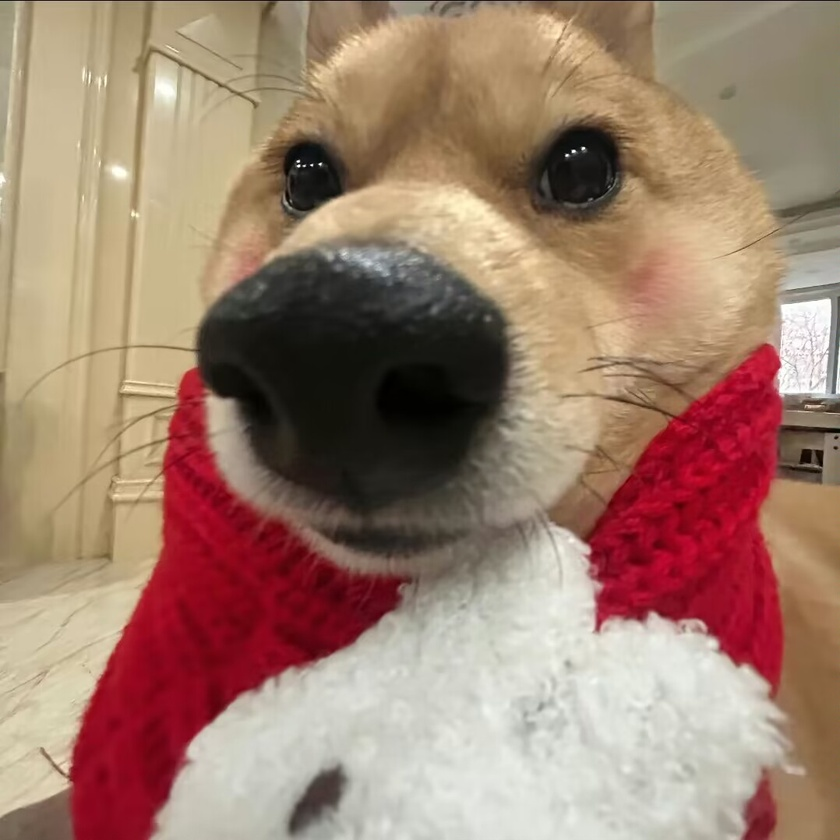
%> input picture 你来我往之svd/水印/watermark.jpg, 840 x 840 px, shrunk from 1078 x 1078 before the run
$ octave svd_watermark.m   (GNU Octave 9; MATLAB toolbox functions it lacks are replaced by stand-ins)
%> lines starting %> are read from the running program, lines starting %| are printed output that depends on the picture
watermark = imread("watermark.jpg");
%> watermark is the input picture: size 840x840x3 uint8; mean R, G, B 159.2, 127.9, 110.5
photo = imread("test.jpg");
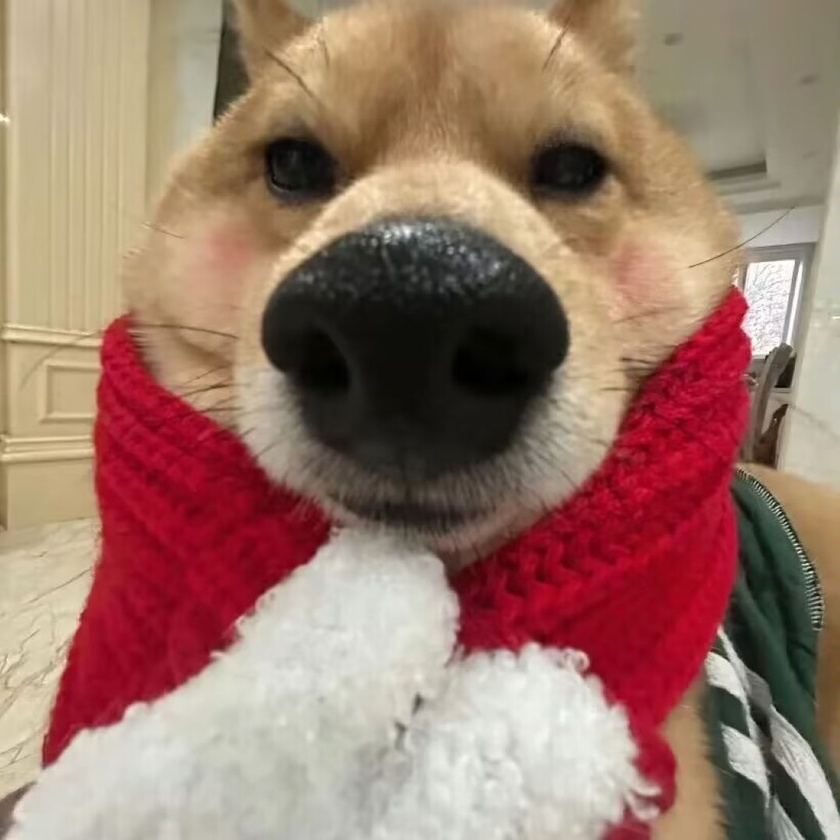
%> input picture 你来我往之svd/水印/test.jpg, 840 x 840 px, shrunk from 1078 x 1078 before the run
%> photo is the input picture: size 840x840x3 uint8; mean R, G, B 155.6, 120.5, 106.4
photo = double(photo);
%> photo: size 840x840x3 double
watermark = double(watermark);
%> watermark: size 840x840x3 double


a = 0.1; %水印强度

%对原图和水印都进行三通道的分离
[wr,wg,wb] = imsplit(watermark);
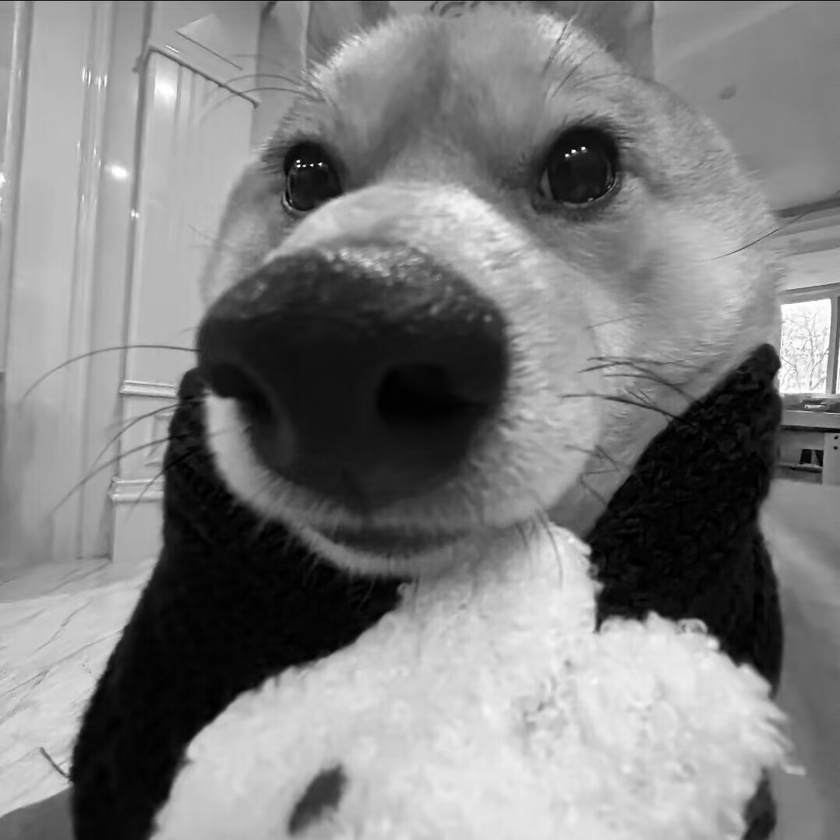
%> wg: size 840x840 double; min 0, max 255, mean 127.9
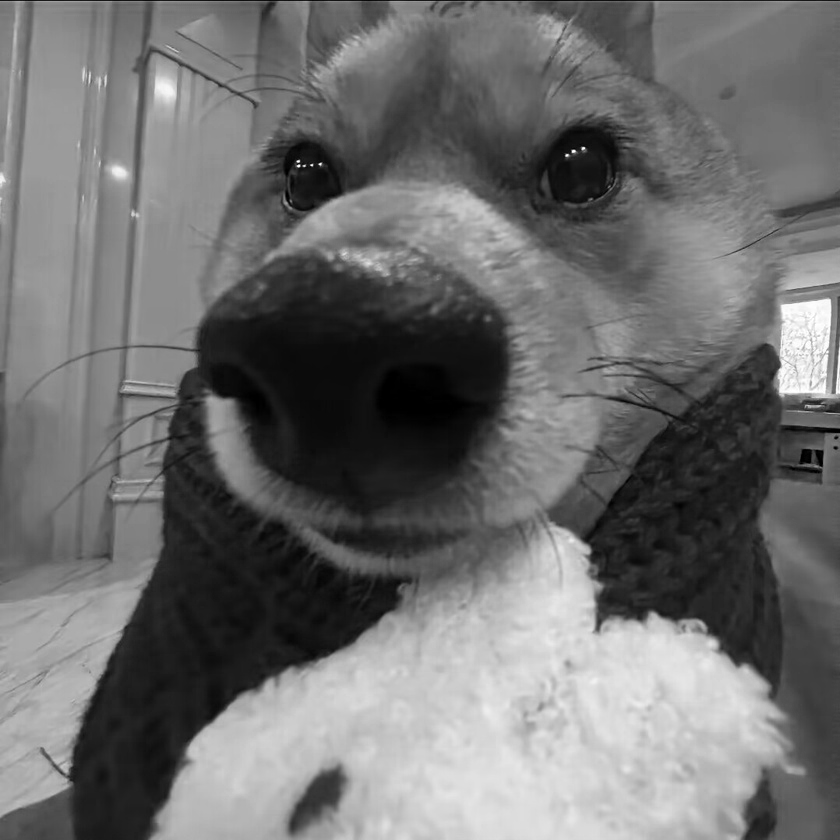
%> wb: size 840x840 double; min 0, max 255, mean 110.5
[r,g,b] = imsplit(photo);
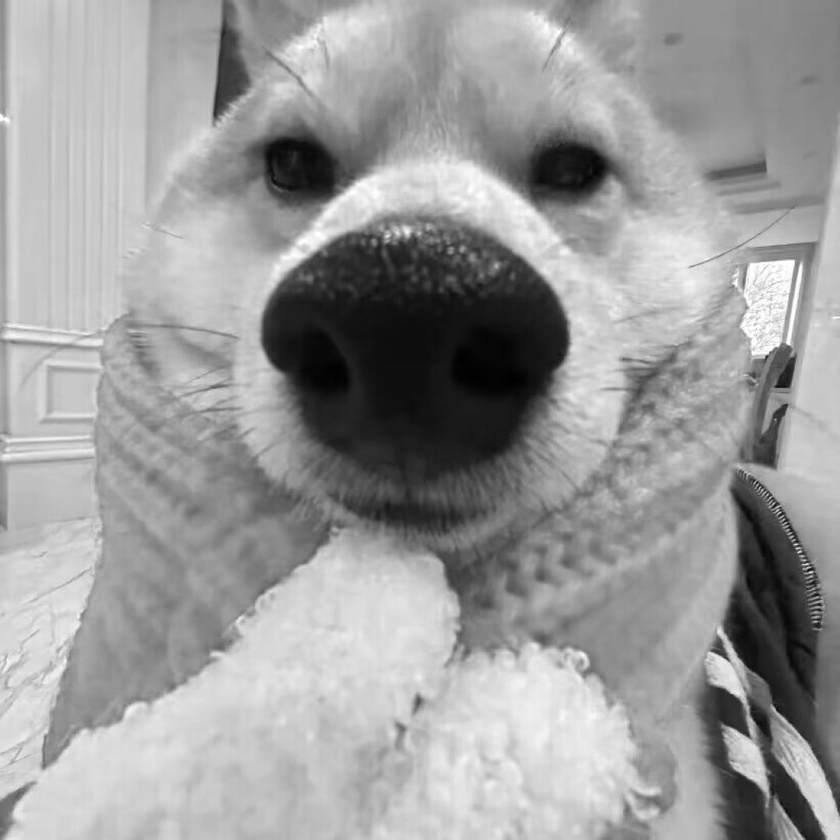
%> r: size 840x840 double; min 0, max 255, mean 155.6
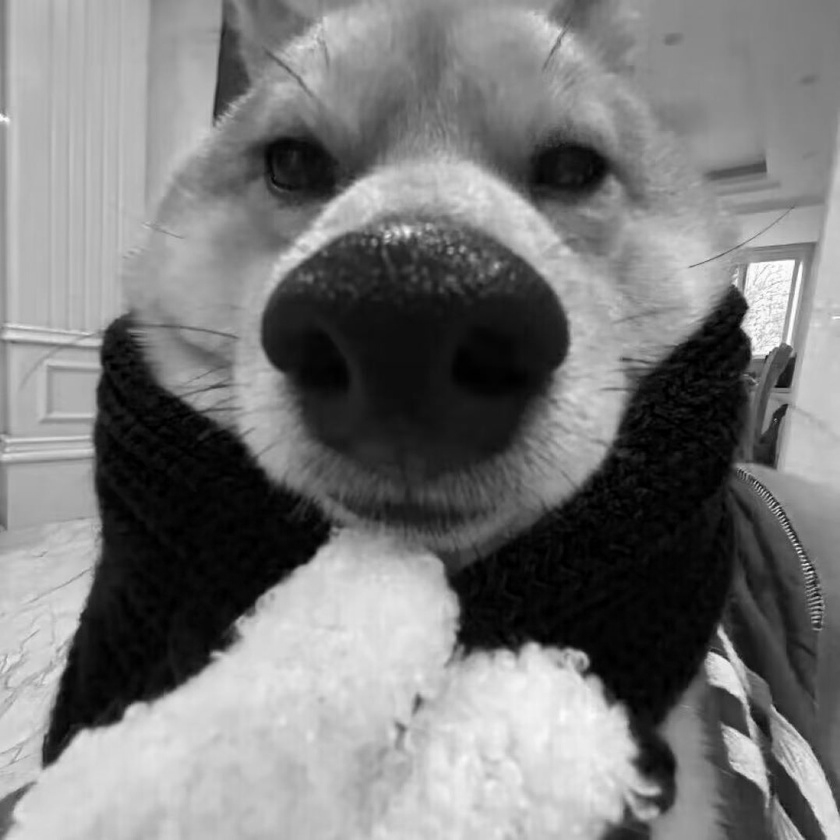
%> g: size 840x840 double; min 0, max 255, mean 120.5
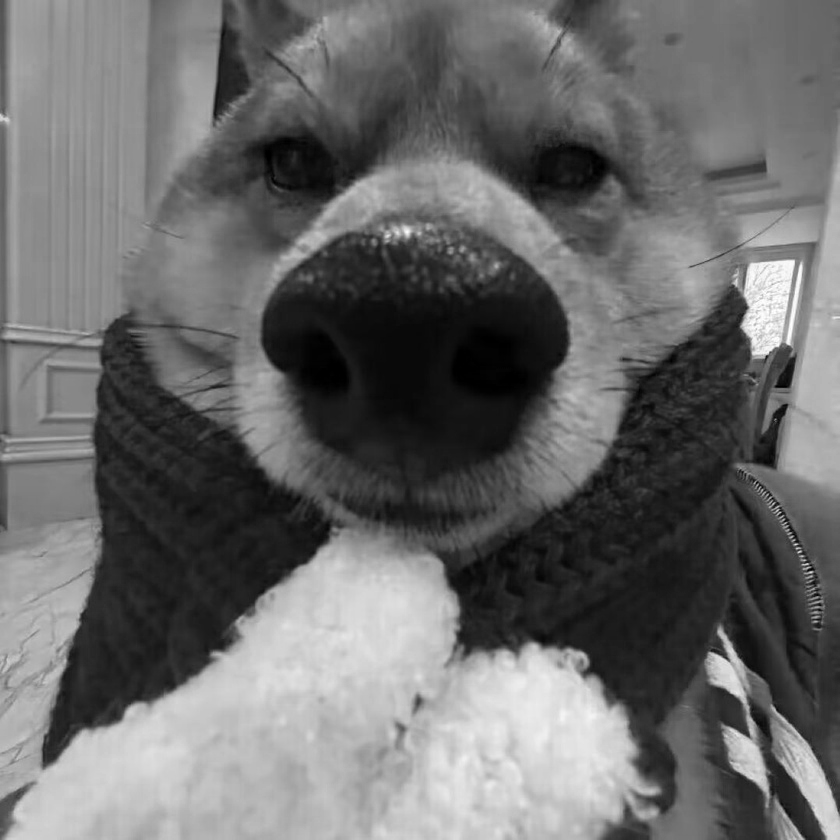
%> b: size 840x840 double; min 0, max 255, mean 106.4

%对原图三个通道svd
[ur,sr,vr] = svd(r);
[ug,sg,vg] = svd(g);
[ub,sb,vb] = svd(b);

%对水印的三个通道svd
[ur_w,sr_w,vr_w] = svd(wr);
[ug_w,sg_w,vg_w] = svd(wg);
[ub_w,sb_w,vb_w] = svd(wb);


%通过改变对角矩阵值的方式，嵌入水印
sr = sr + (a * sr_w);
sg = sg + (a * sg_w);
sb = sb + (a * sb_w);

%再把svd分解出来的东西乘回去，得到三通道的图片信息
new_r = ur * sr * vr';
new_g = ug * sg * vg';
new_b = ub * sb * vb';

%合并三通道，并且把数据类型转成uint8
rst = cat(3,new_r,new_g);
rst = cat(3,rst,new_b);
rst = uint8(rst);


imwrite(rst,'result.jpg')
